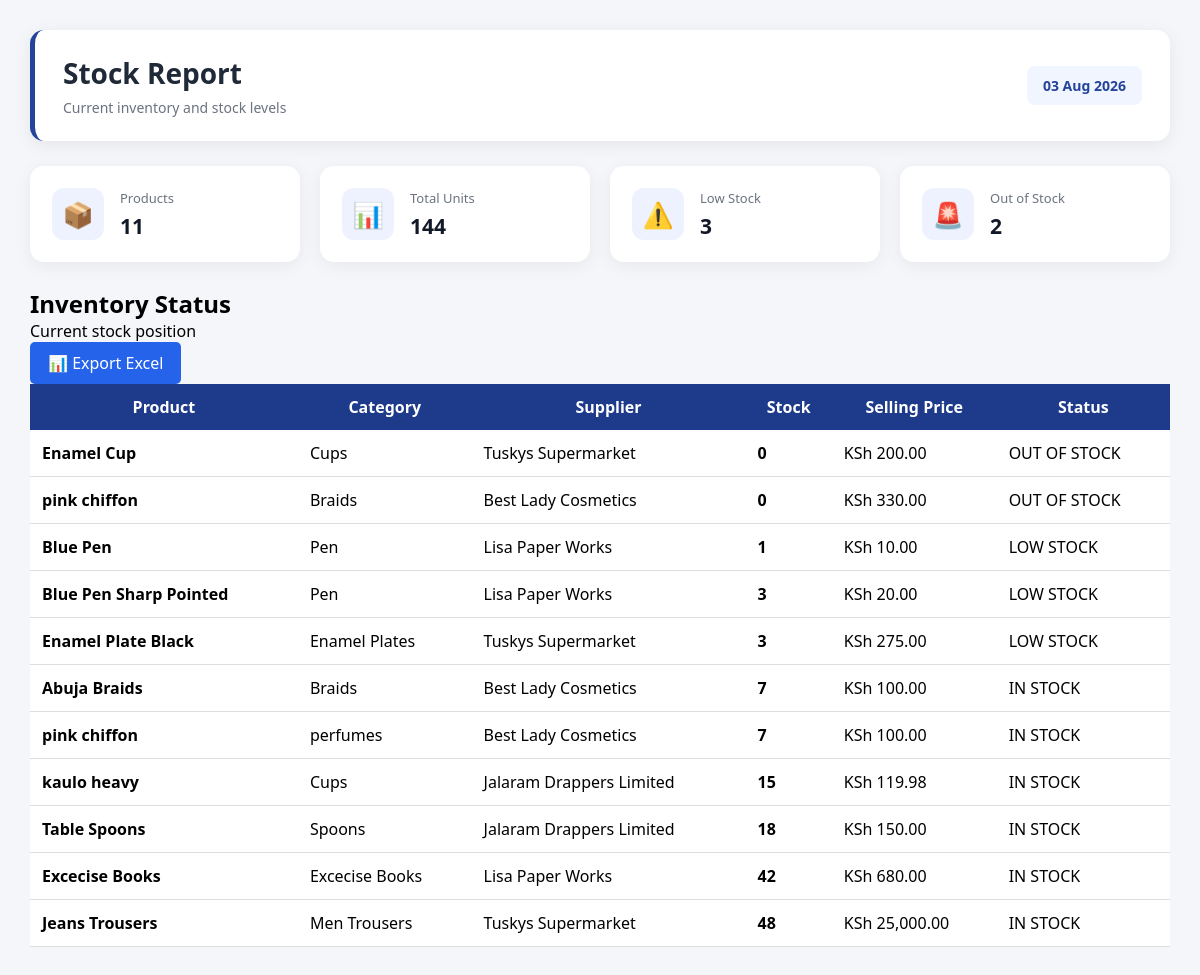
The page /admin/reports/stock.php (signed in) on the database its author committed.
### tables this page shows
CREATE TABLE `products` (
  `id` int(11) NOT NULL AUTO_INCREMENT,
  `product_code` varchar(50) NOT NULL,
  `product_name` varchar(150) NOT NULL,
  `category_id` int(11) NOT NULL,
  `supplier_id` int(11) DEFAULT NULL,
  `unit` varchar(50) DEFAULT NULL,
  `buying_price` decimal(12,2) NOT NULL DEFAULT 0.00,
  `selling_price` decimal(12,2) NOT NULL DEFAULT 0.00,
  `quantity` int(11) NOT NULL DEFAULT 0,
  `reorder_level` int(11) NOT NULL DEFAULT 0,
  `status` enum('Active','Inactive') NOT NULL DEFAULT 'Active',
  `image` varchar(255) DEFAULT NULL,
  PRIMARY KEY (`id`),
  UNIQUE KEY `product_code` (`product_code`),
  KEY `category_id` (`category_id`),
  KEY `supplier_id` (`supplier_id`),
  CONSTRAINT `fk_products_category` FOREIGN KEY (`category_id`) REFERENCES `categories` (`id`) ON UPDATE CASCADE,
  CONSTRAINT `fk_products_supplier` FOREIGN KEY (`supplier_id`) REFERENCES `suppliers` (`id`) ON DELETE SET NULL ON UPDATE CASCADE
);

CREATE TABLE `categories` (
  `id` int(11) NOT NULL AUTO_INCREMENT,
  `category_name` varchar(100) NOT NULL,
  `category_code` varchar(50) DEFAULT NULL,
  `description` varchar(255) DEFAULT NULL,
  `department_id` int(11) NOT NULL,
  `status` enum('Active','Inactive') NOT NULL DEFAULT 'Active',
  PRIMARY KEY (`id`),
  KEY `department_id` (`department_id`),
  CONSTRAINT `fk_categories_department` FOREIGN KEY (`department_id`) REFERENCES `departments` (`id`) ON UPDATE CASCADE
);

CREATE TABLE `suppliers` (
  `id` int(11) NOT NULL AUTO_INCREMENT,
  `supplier_name` varchar(150) NOT NULL,
  `phone` varchar(30) DEFAULT NULL,
  `email` varchar(100) DEFAULT NULL,
  `address` varchar(255) DEFAULT NULL,
  `status` enum('Active','Inactive') NOT NULL DEFAULT 'Active',
  `created_at` datetime NOT NULL DEFAULT current_timestamp(),
  PRIMARY KEY (`id`)
);

### admin/reports/stock.php (the view, shortened to what this page needs)
<?php
require_once "../../config/database.php";
$sql = "
    SELECT
        p.id,
        p.product_name,
        p.quantity,
        p.selling_price,
        c.category_name,
        s.supplier_name
    FROM products p
    LEFT JOIN categories c
        ON c.id = p.category_id
    LEFT JOIN suppliers s
        ON s.id = p.supplier_id
    ORDER BY
        p.quantity ASC,
        p.product_name ASC
";
$result = mysqli_query($conn, $sql);
$total_products = 0;
$total_units = 0;
$low_stock = 0;
$out_of_stock = 0;
while ($row = mysqli_fetch_assoc($result)) {
    $total_products++;
    $quantity = (int) $row['quantity'];
    $total_units += $quantity;
    if ($quantity <= 5 && $quantity > 0) {
        $low_stock++;
    }
    if ($quantity <= 0) {
        $out_of_stock++;
    }
}
$result = mysqli_query($conn, $sql);
?>
<!DOCTYPE html>
<html lang="en">
<head>
<link
    rel="stylesheet"
    href="../../assets/css/style.css"
>
<link
    rel="stylesheet"
    href="../../assets/css/reports.css"
>
</head>
<body>
<div class="reports-container">
<div class="reports-header">
    <div>
        <h1>
            Stock Report
        </h1>
        <p>
            Current inventory and stock levels
        </p>
    </div>
    <div class="report-date">
        <?= date('d M Y'); ?>
    </div>
</div>
<div class="report-cards">
<div class="report-card">
    <div class="card-icon">
        📦
    </div>
    <div>
        <span>
            Products
        </span>
        <h2>
            <?= number_format($total_products); ?>
        </h2>
    </div>
</div>
<div class="report-card">
    <div class="card-icon">
        📊
    </div>
    <div>
        <span>
            Total Units
        </span>
        <h2>
            <?= number_format($total_units); ?>
        </h2>
    </div>
</div>
<div class="report-card">
    <div class="card-icon">
        ⚠️
    </div>
    <div>
        <span>
            Low Stock
        </span>
        <h2>
            <?= number_format($low_stock); ?>
        </h2>
    </div>
</div>
<div class="report-card">
    <div class="card-icon">
        🚨
    </div>
    <div>
        <span>
            Out of Stock
        </span>
        <h2>
            <?= number_format($out_of_stock); ?>
        </h2>
    </div>
</div>
</div>
<div class="recent-sales">
<div class="section-header">
<div>
    <h2>
        Inventory Status
    </h2>
    <p>
        Current stock position
    </p>
</div>
<div>
<a
    href="export_stock_excel.php"
    target="_blank"
    class="btn btn-success"
>
    📊 Export Excel
</a>
</div>
</div>
<div class="table-wrapper">
<table>
<thead>
<tr>
<th>
Product
</th>
<th>
Category
</th>
<th>
Supplier
</th>
<th>
Stock
</th>
<th>
Selling Price
</th>
<th>
Status
</th>
</tr>
</thead>
<tbody>
<?php if ($result && mysqli_num_rows($result) > 0): ?>
<?php while ($row = mysqli_fetch_assoc($result)): ?>
<tr>
<td>
<strong>
<?= htmlspecialchars(
    $row['product_name']
); ?>
</strong>
</td>
<td>
<?= htmlspecialchars(
    $row['category_name'] ?? 'N/A'
); ?>
</td>
<td>
<?= htmlspecialchars(
    $row['supplier_name'] ?? 'N/A'
); ?>
</td>
<td>
<strong>
<?= number_format(
    $row['quantity']
); ?>
</strong>
</td>
<td>
KSh <?= number_format(
    $row['selling_price'],
    2
); ?>
</td>
<td>
<?php if ($row['quantity'] <= 0): ?>
<span class="balance-warning">
    OUT OF STOCK
</span>
<?php elseif ($row['quantity'] <= 5): ?>
<span class="balance-warning">
    LOW STOCK
</span>
<?php else: ?>
<span class="balance-clear">
    IN STOCK
</span>
<?php endif; ?>
</td>
</tr>
<?php endwhile; ?>
<?php endif; ?>
</tbody>
</table>
</div>
</div>
</div>
</body>
</html>

### assets/css/style.css (style rules this page uses)
* { margin:0; padding:0; box-sizing:border-box; font-family:Segoe UI, Arial, sans-serif; }
body { background:#f4f6f9; }
table { width:100%; border-collapse:collapse; background:white; }
table th { background:#1e3a8a; color:white; padding:12px; }
table td { padding:12px; border-bottom:1px solid #ddd; }
.btn { display:inline-block; background:#2563eb; color:white; padding:10px 18px; text-decoration:none; border-radius:5px; }

### assets/css/reports.css (style rules this page uses)
.reports-container { padding: 30px; max-width: 1400px; margin: 0 auto; }
.reports-header { display: flex; justify-content: space-between; align-items: center; margin-bottom: 25px; padding: 24px 28px; background: #ffffff; border-radius: 14px; box-shadow: 0 4px 18px rgba(0, 0, 0, 0.07); border-left: 5px solid #24439a; }
.reports-header h1 { margin: 0 0 6px; font-size: 28px; font-weight: 700; color: #1f2937; }
.reports-header p { margin: 0; font-size: 14px; color: #6b7280; }
.report-date { padding: 10px 16px; background: #f1f5ff; color: #24439a; border-radius: 8px; font-size: 14px; font-weight: 600; }
.report-cards { display: grid; grid-template-columns: repeat(4, minmax(0, 1fr)); gap: 20px; margin-bottom: 25px; }
.report-card { display: flex; align-items: center; gap: 16px; padding: 22px; background: #ffffff; border-radius: 14px; box-shadow: 0 4px 18px rgba(0, 0, 0, 0.06); transition: transform 0.2s ease, box-shadow 0.2s ease; }
.card-icon { width: 52px; height: 52px; min-width: 52px; display: flex; align-items: center; justify-content: center; border-radius: 12px; background: #eef2ff; font-size: 25px; }
.report-card span { display: block; margin-bottom: 5px; font-size: 13px; color: #6b7280; font-weight: 500; }
.report-card h2 { margin: 0; font-size: 21px; color: #111827; font-weight: 700; }

### rows shown on the page
products: product_name "Enamel Cup", category.category_name "Cups", supplier.supplier_name "Tuskys Supermarket", quantity "0", selling_price "200.00", shows "OUT OF STOCK"
products: product_name "pink chiffon", category.category_name "Braids", supplier.supplier_name "Best Lady Cosmetics", quantity "0", selling_price "330.00", shows "OUT OF STOCK"
products: product_name "Blue Pen", category.category_name "Pen", supplier.supplier_name "Lisa Paper Works", quantity "1", selling_price "10.00", shows "LOW STOCK"
products: product_name "Blue Pen Sharp Pointed", category.category_name "Pen", supplier.supplier_name "Lisa Paper Works", quantity "3", selling_price "20.00", shows "LOW STOCK"
products: product_name "Enamel Plate Black", category.category_name "Enamel Plates", supplier.supplier_name "Tuskys Supermarket", quantity "3", selling_price "275.00", shows "LOW STOCK"
products: product_name "Abuja Braids", category.category_name "Braids", supplier.supplier_name "Best Lady Cosmetics", quantity "7", selling_price "100.00", shows "IN STOCK"
products: product_name "pink chiffon", category.category_name "perfumes", supplier.supplier_name "Best Lady Cosmetics", quantity "7", selling_price "100.00", shows "IN STOCK"
products: product_name "kaulo heavy", category.category_name "Cups", supplier.supplier_name "Jalaram Drappers Limited", quantity "15", selling_price "119.98", shows "IN STOCK"
products: product_name "Table Spoons", category.category_name "Spoons", supplier.supplier_name "Jalaram Drappers Limited", quantity "18", selling_price "150.00", shows "IN STOCK"
products: product_name "Excecise Books", category.category_name "Excecise Books", supplier.supplier_name "Lisa Paper Works", quantity "42", selling_price "680.00", shows "IN STOCK"
products: product_name "Jeans Trousers", category.category_name "Men Trousers", supplier.supplier_name "Tuskys Supermarket", quantity "48", selling_price "25,000.00", shows "IN STOCK"

### other values the page prints
$total_products "11"
$total_units "144"
$low_stock "3"
$out_of_stock "2"
